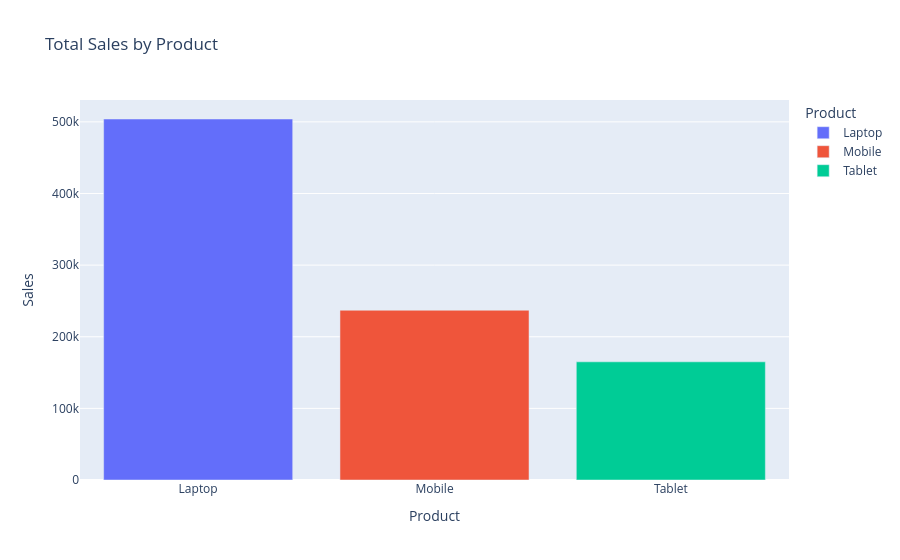

The notebook cell saved with this chart:
### Code cell
# Bar Chart – Total Sales for each Product

sales_product = df.groupby("Product")["Sales"].sum().reset_index()
fig = px.bar(sales_product,x="Product",y="Sales",title="Total Sales by Product",color="Product")
fig.show()

### Figure 1 — Plotly figure (JSON) as saved in the notebook; plotly's stock layout.template omitted (floating-point values rounded to 4 significant figures)
{"data": [{"hovertemplate": "Product=%{x}<br>Sales=%{y}<extra></extra>", "legendgroup": "Laptop", "marker": {"color": "#636efa", "pattern": {"shape": ""}}, "name": "Laptop", "orientation": "v", "showlegend": true, "textposition": "auto", "type": "bar", "x": ["Laptop"], "xaxis": "x", "y": [504000], "yaxis": "y"}, {"hovertemplate": "Product=%{x}<br>Sales=%{y}<extra></extra>", "legendgroup": "Mobile", "marker": {"color": "#EF553B", "pattern": {"shape": ""}}, "name": "Mobile", "orientation": "v", "showlegend": true, "textposition": "auto", "type": "bar", "x": ["Mobile"], "xaxis": "x", "y": [237000], "yaxis": "y"}, {"hovertemplate": "Product=%{x}<br>Sales=%{y}<extra></extra>", "legendgroup": "Tablet", "marker": {"color": "#00cc96", "pattern": {"shape": ""}}, "name": "Tablet", "orientation": "v", "showlegend": true, "textposition": "auto", "type": "bar", "x": ["Tablet"], "xaxis": "x", "y": [165000], "yaxis": "y"}], "layout": {"barmode": "relative", "legend": {"title": {"text": "Product"}, "tracegroupgap": 0}, "title": {"text": "Total Sales by Product"}, "xaxis": {"anchor": "y", "categoryarray": ["Laptop", "Mobile", "Tablet"], "categoryorder": "array", "domain": [0, 1], "title": {"text": "Product"}}, "yaxis": {"anchor": "x", "domain": [0, 1], "title": {"text": "Sales"}}}}
